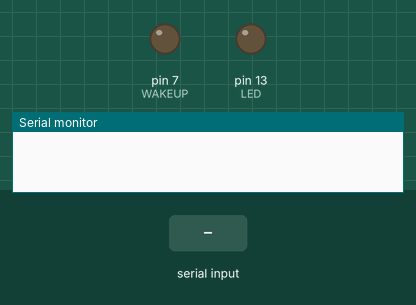
This sketch was run on a simulated Arduino Uno, built with avr-gcc and run on an emulated ATmega328P. Shown: output pins drawn as LEDs (lit = HIGH), the last lines printed to the serial monitor. The test bench sets the inputs (shaded band).

Above: at 1.2 s.
1.3 s: "30,150\n" received over Serial
At 2.5 s:
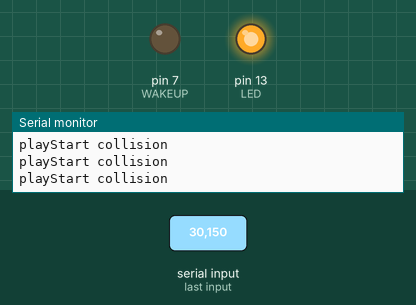
2.8 s: byte 77 ('M') received over Serial
At 3.7 s:
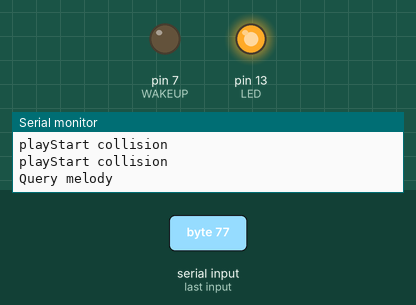
Timing chart, 0 to 5.8 s (numbered marks = the images above; inputs shaded):
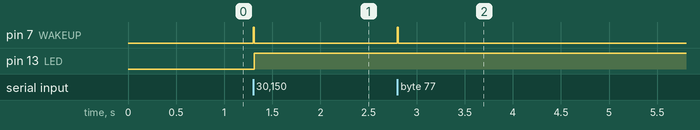

The sketch:

sirena_uart.ino
```cpp
/**
 * Add library AltSoftSerial
 * TX		9
 * RX		8
 * WakeUP	7
 * LED		13
 * Debug baud 115200
 */

#define WAKEUP		7
#define LED			13


#define DEBUG		0
#define NOTICE		1
#define DEBUG_BAUD	115200


/* Play */

#include <AltSoftSerial.h>

AltSoftSerial playSerial;

#define PLAY_BAUD			19200
#define MLD_MIN				0
#define MLD_MAX				39
#define UART_BUFFER_SIZE	126

byte playIndex;
bool isAnswer;
bool isPlay;
bool isRepeat;
char playBuffer[UART_BUFFER_SIZE + 1];
byte playLength;

void playWakeUp()
{
	digitalWrite(WAKEUP, HIGH);
	delay(10);
	digitalWrite(WAKEUP, LOW);
}

void playStart(byte index, bool repeat = false)
{
	if (index < MLD_MIN || index > MLD_MAX)
	{
		#if NOTICE == 1
		Serial.print("playStart: error index ");
		Serial.println(index);
		#endif
		return;
	}
	if (isPlay)
	{
		#if NOTICE == 1
		Serial.println("playStart collision");
		#endif
		return;
	}
	playWakeUp();
	#if NOTICE == 1
	Serial.print("playMelody: ");
	Serial.println(index);
	#endif
	playIndex = index;
	isRepeat = repeat;
	playSerial.print("PLAY=");
	playSerial.println(playIndex);
	isPlay = true;
	digitalWrite(LED, HIGH);
}

void playStop()
{
	isPlay = false;
	isRepeat = false;
}

void getPlayMelody()
{
	playWakeUp();
	#if NOTICE == 1
	Serial.println("Query melody");
	#endif
	playSerial.println("MELODY");
}

void playInit()
{
	playSerial.begin(PLAY_BAUD);
	pinMode(WAKEUP, OUTPUT);
	digitalWrite(WAKEUP, LOW);
	pinMode(LED, OUTPUT);
	digitalWrite(LED, LOW);
	isAnswer = false;
	isRepeat = false;
	isPlay = false;
	playLength = 0;
	playBuffer[0] = '\0';
}

void playAnswer(char* cmd, char* value)
{
	if (strcmp(cmd, "PLAY") == 0)
	{
		#if NOTICE == 1
		Serial.print("Play started: ");
		Serial.println(value);
		#endif
	}
	else if (strcmp(cmd, "PLAYSTOP") == 0)
	{
		isPlay = false;
		digitalWrite(LED, LOW);
		if (strcmp(value, "OK") != 0)
		{
			#if NOTICE == 1
			Serial.print("Play stoped: ");
			Serial.println(value);
			#endif
			if (isRepeat)
			{
				#if NOTICE == 1
				Serial.print("Play repeat: ");
				Serial.println(value);
				#endif
				playSerial.print("PLAY=");
				playSerial.println(value);
			}
		}
	}
	else
	{
		#if NOTICE == 1
		Serial.print("playAnswer: ");
		Serial.print(cmd);
		Serial.print(" = ");
		Serial.println(value);
		#endif
	}
}

void playRoutine()
{
	byte data;
	if (isAnswer)
	{
		while (playSerial.available())
		{
			data = playSerial.read();
			if (data == '\n')
			{
				if (playLength > 0)
				{
					if (playBuffer[playLength - 1] == '\r')
					{
						playLength--;
						playBuffer[playLength] = '\0';
					}
					if (playLength > 0)
					{
						char* cmd = playBuffer;
						char* value = strstr(playBuffer, ":");
						if (value == NULL)
						{
							char nullValue = 0;
							value = &nullValue;
						}
						else
						{
							(*value++) = '\0';
						}
						playAnswer(cmd, value);
					}
				}
				isAnswer = false;
				playLength = 0;
				playBuffer[0] = '\0';
			}
			else if (playLength < UART_BUFFER_SIZE)
			{
				playBuffer[playLength++] = data;
				playBuffer[playLength] = '\0';
			}
			else
			{
				#if DEBUG == 1
				Serial.println("Play overflow buffer");
				#endif
			}
		}
	}
	else
	{
		data = playSerial.read();
		if (data == '+')
		{
			isAnswer = true;
			#if DEBUG == 1
			Serial.println("Play detected answer");
			#endif
		}
	}
}

/* ------------------------------ */


/* Key */

byte keyOld;
byte melodyHigh;
byte melodyRepeat;

void setMelodyLow(byte low)
{
	#if DEBUG == 1
	Serial.print("setMelodyLow: ");
	Serial.println(low);
	#endif
	playStart(melodyHigh + low, melodyRepeat);
}

void setMelodyHigh(byte high)
{
	melodyHigh = high * 10;
	#if DEBUG == 1
	Serial.print("setMelodyHigh: ");
	Serial.println(melodyHigh);
	#endif
}

void setMelodyRepeat(bool repeat)
{
	#if NOTICE == 1
	Serial.print("setMelodyRepeat: ");
	Serial.println(repeat);
	#endif
	melodyRepeat = repeat;
}

void keyInit()
{
	keyOld = 255;
	melodyHigh = 0;
	melodyRepeat = false;
}

void keyRoutine()
{
	byte key = Serial.read();
	if (key != keyOld)
	{
		if (key >= '0' && key <= '9')
		{
			setMelodyLow(key - '0');
		}
		else
		{
			switch (key)
			{
				case 'A':
				case 'a':
					setMelodyHigh(0);
					break;
				case 'B':
				case 'b':
					setMelodyHigh(1);
					break;
				case 'C':
				case 'c':
					setMelodyHigh(2);
					break;
				case 'D':
				case 'd':
					setMelodyHigh(3);
					break;
				case 'M':
				case 'm':
					getPlayMelody();
					break;
				case 'R':
				case 'r':
					setMelodyRepeat(true);
					break;
				case 'N':
				case 'n':
					setMelodyRepeat(false);
					break;
				case 'S':
				case 's':
					playStop();
					break;
			}
		}
		keyOld = key;
	}
}

/* ------------------------------ */


/* Main */

void setup()
{
	Serial.begin(DEBUG_BAUD);
	playInit();
	keyInit();
}

void loop()
{
	keyRoutine();
	playRoutine();
}

/* ------------------------------ */
```

Measured:
- after the input at 1.3 s, pin 7 (WAKEUP): LOW → HIGH at once, → LOW 0.01 s later; pin 13 (LED): LOW → HIGH at once
- after the input at 2.8 s, pin 7 (WAKEUP): LOW → HIGH at once, → LOW 0.01 s later
